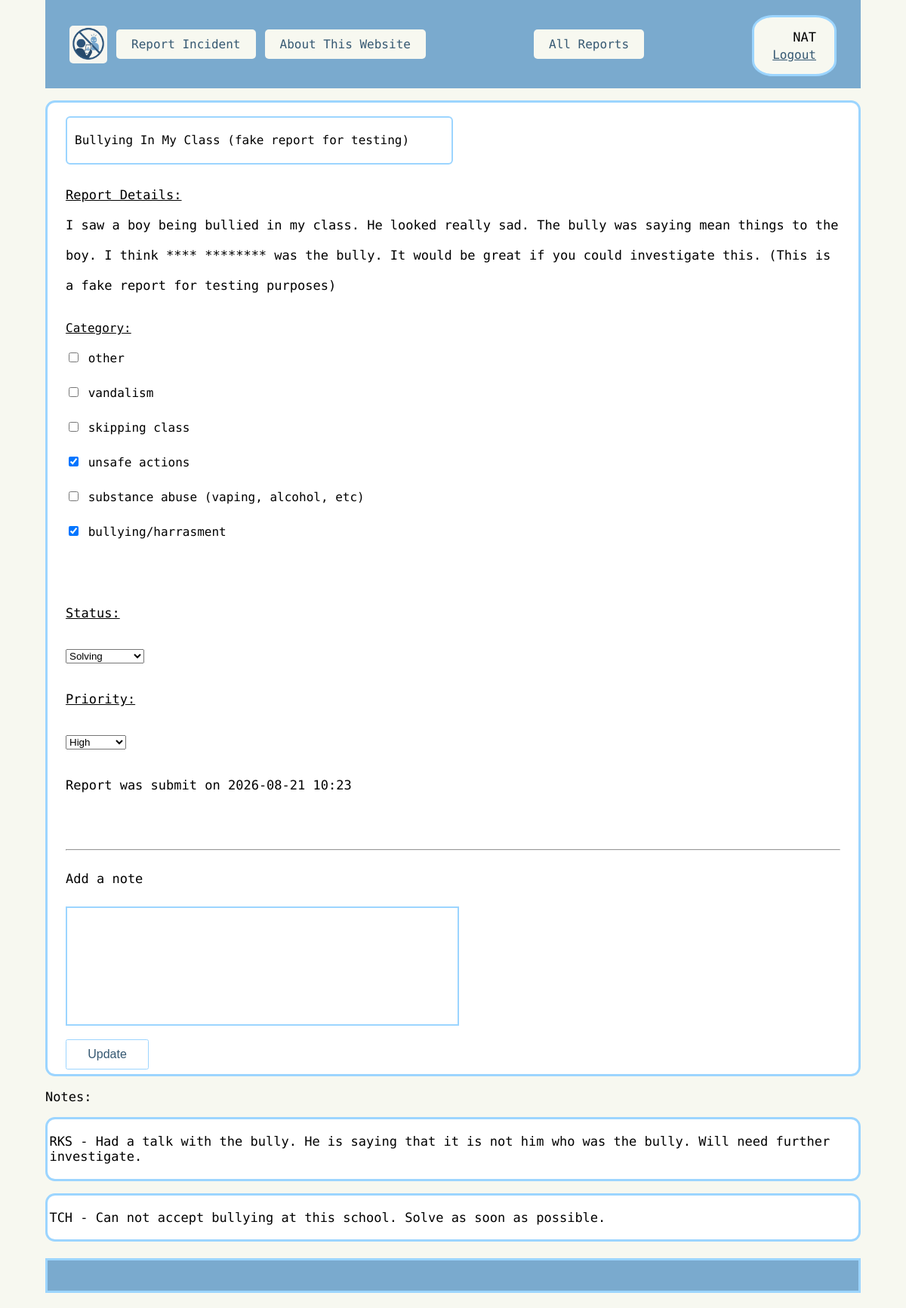
Page /edit/1 (signed in) on the committed database.
### routes.py (models this page shows, shortened)
class User(UserMixin, db.Model):
    __tablename__ = "User"
    user_id = db.Column(db.Integer, primary_key=True)
    user_name = db.Column(db.String, nullable=False, unique=True)
    password = db.Column(db.String, nullable=False )
    teacher_code = db.Column(db.String, nullable=False, unique=True)
    admin = db.Column(db.Integer, nullable=False, default=0)

class Reports(db.Model):
    __tablename__ = "Reports"
    report_id = db.Column(db.Integer, primary_key=True)
    report_title = db.Column(db.String, nullable=False)
    report_detail = db.Column(db.String, nullable=False)
    report_time = db.Column(db.String, nullable=False)
    status_id = db.Column(db.Integer, db.ForeignKey("Status.status_id"), nullable=True)
    status = db.relationship("Status", backref="reports")
    priority_id = db.Column(db.Integer, db.ForeignKey("Priority.priority_id"), nullable=True)
    priority = db.relationship("Priority", backref="reports")
    types = db.relationship("Type", secondary=Report_Type, backref="reports")

class Type(db.Model):
    __tablename__ = "Type"
    type_id = db.Column(db.Integer, primary_key=True)
    type = db.Column(db.String, nullable=False)

class Notes(db.Model):
    __tablename__ = "Notes"
    note_id = db.Column(db.Integer, primary_key=True)
    note = db.Column(db.String, nullable=False)
    report_id = db.Column(
        db.Integer, db.ForeignKey("Reports.report_id"), nullable=False
    )
    report = db.relationship("Reports", backref="notes")
    user_id = db.Column(
        db.Integer, db.ForeignKey("User.user_id"), nullable=False
    )
    user = db.relationship("User", backref="notes")

### routes.py (the view, shortened to what this page needs)
@app.route("/edit/<int:report_id>", methods=["GET", "POST"])
@login_required # only be accessed if the user is logged in
def edit(report_id):
    form = EditForm()
    report_to_update = Reports.query.get_or_404(report_id)
    form.type.choices = [(str(rt.type_id), rt.type) for rt in Type.query.all()]
    form.status.choices = [(str(s.status_id), s.status) for s in Status.query.all()]
    form.priority.choices = [(str(p.priority_id), p.priority) for p in Priority.query.all()]
    if request.method == "GET":
        form.title.data = report_to_update.report_title
        form.note.data = "" # note is blank, want a new form to be written each time.
        form.status.data = str(report_to_update.status_id)
        form.priority.data = str(report_to_update.priority_id)
        form.type.data = [str(t.type_id) for t in report_to_update.types]
    return render_template(
        "edit_report.html",
        form=form,
        report_to_update=report_to_update,
    )

### routes.py
class EditForm(FlaskForm):
    title = StringField("title", validators=[
        DataRequired(message="A title is required"),
        Length(
            min=5, max=50, message="The title must be between 5 and 50 characters"
            ),
    ])
    status = SelectField("status", choices=[])
    type = MultiCheckboxField("type",
        choices=[],
        validators=[
            DataRequired(message="Please select a category"),
        ],
        )
    priority = SelectField("priority", choices=[])
    note = TextAreaField("note", validators=[
        Length(max=500, message="Your note is too long.")
    ])
    update = SubmitField("Update")

### routes.py (called while the page is built)
@login_manager.user_loader
def load_user(user_id): # look for user based on user_id
    return User.query.get(user_id)

### templates/edit_report.html (shortened to what this page needs)
{%extends "layout.html"%}
{%block content%}
<div class="words">
    <form method="POST" novalidate>
            {{ form.title(class_="form-control title-field") }}
        <p>
            <u>Report Details:</u><br>
            {{report_to_update.report_detail}}
        </p>
        <ul>
            <u>Category:</u><br>
            {% for subfield in form.type %}
                <li>{{ subfield() }} {{ subfield.label }}</li>
            {% endfor %}
        </ul>
        <br>
        <p><u>Status:</u></p>
        {{ form.status(class_="form-control") }}
        <br>
        <p><u>Priority:</u></p>
        {{ form.priority(class_="form-control") }}
        <br>
        <p>Report was submit on {{ report_to_update.report_time }}</p>
        <br>
        <hr>
        <p>Add a note</p>
        {{ form.note(class_="form-control note-textarea") }}
        <br>
        {{ form.update(class_="form_button") }}
</form>
</div>
    <p>Notes: </p>
    {% if report_to_update.notes %}
            {% for note in report_to_update.notes|reverse %}
            <div class="notes">
                <p>{{ note.user.teacher_code}} - {{ note.note }}</p>
            </div>
            {% endfor %}
    {% else %}
        <p>No notes yet.</p>
    {% endif %}
{% endblock%}

### templates/header.html (shortened to what this page needs)
<nav>
    <div class="nav-left">
        <a href="http://127.0.0.1:5000/" class="link"><img class="logo" src="/static/images/Logo.png" alt="Logo" ></a>
        <a href="http://127.0.0.1:5000/" class="h_link">Report Incident</a>
        <a href="http://127.0.0.1:5000/about" class="h_link">About This Website</a>
    </div>
    {% if current_user.is_authenticated %}
        <div class="nav-right">
            <a href="http://127.0.0.1:5000/view" class="h_link">All Reports</a>
        </div>
        <div class="user_info">
            <p>{{ current_user.teacher_code }}</p>
            <a href="{{ url_for('logout') }}" class="link" >Logout</a>
        </div>
    {% elif  not current_user.is_authenticated %}
        <a href="{{ url_for('login') }}" class="h_link">teacher login</a>
    {% endif %}
</nav>

### static/style.css (style rules this page uses)
html, body { font-family: "Victor Mono", monospace; margin-top: 0px; margin-bottom: 0px; }
a { color: #355872; }
p { font-size: 17px; }
form input, form textarea { margin-bottom: 3px; }
.words { display: grid; align-items: center; gap: 1rem; border: 3px solid #9CD5FF; background-color: white; border-radius: 0.8rem; margin-top: 1rem; margin-bottom: 1rem; padding: 0.15rem 1.5rem; overflow-wrap: break-word; line-height:2.5rem; }
.logo { width: auto; height: 50px; vertical-align: middle; border-radius: 5px; }
header nav { display: flex; align-items: center; justify-content: space-between; gap: 1rem; flex-wrap: wrap; }
.nav-right { display: flex; align-items: center; gap: 0.75rem; flex-wrap: wrap; }
.nav-left { display: flex; align-items: center; gap: 0.75rem; flex-wrap: wrap; }
.h_link { background-color: #F7F8F0; padding: 10px 20px; border-radius: 5px; text-decoration: none; color: #355872; }
.user_info { display: flex; flex-direction: column; align-items: flex-end; gap: 0.25rem; margin-top: 0.25rem; border: 3px solid #9CD5FF; padding: 1rem 1.5rem; background-color: #F7F8F0; border-radius: 25%; }
.user_info p { margin: 0; }
body { background-color: #F7F8F0; margin-left: 5%; margin-right: 5%; }
.notes { display: flex; align-items: center; justify-content: space-between; gap: 1rem; min-width: 0; border: 3px solid #9CD5FF; padding: 0.15rem; background-color: white; border-radius: 0.8rem; margin-bottom: 1rem; }
.notes p { min-width: 0; overflow-wrap: anywhere; word-break: break-word; }
.note-textarea { border: 2px solid #9CD5FF; font: inherit; width: 100%; max-width: 50%; height: 150px; resize: none; }
.title-field { max-width: 50%; margin-top:1rem; border: 2px solid #9CD5FF; border-radius: 6px; box-sizing: border-box; font: inherit; padding: 10px; width: 100%; }
form ul { list-style: none; padding: 0; margin: 10px 0; }
form li { margin-bottom: 6px; }
.form_button { background-color: white; padding: 10px 18px; border-radius: 2.5px; text-decoration: none; color: #355872; border: 1px solid #9CD5FF; font-size: 1rem; min-width: 110px; }

### rows in the picture
User: teacher_code "NAT"
Reports: report_detail "I saw a boy being bullied in my class. He looked really sad. The bully was saying mean things to the boy. I think **** ******** was the bully. It would be great if you could investigate this. (This is a fake report for testing purposes)", report_time "2026-08-21 10:23"
Type: label "other"
Type: label "vandalism"
Type: label "skipping class"
Type: label "unsafe actions"
Type: label "substance abuse (vaping, alcohol, etc)"
Type: label "bullying/harrasment"
Notes: user.teacher_code "RKS", note "Had a talk with the bully. He is saying that it is not him who was the bully. Will need further investigate."
Notes: user.teacher_code "TCH", note "Can not accept bullying at this school. Solve as soon as possible."
